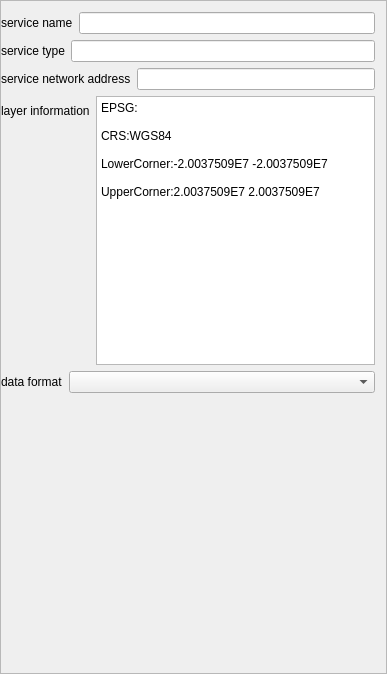
<?xml version="1.0" encoding="UTF-8"?>
<ui version="4.0">
 <class>CGxOGCLayerProWindow</class>
 <widget class="QWidget" name="CGxOGCLayerProWindow">
  <property name="geometry">
   <rect>
    <x>0</x>
    <y>0</y>
    <width>387</width>
    <height>674</height>
   </rect>
  </property>
  <property name="windowTitle">
   <string>CGxOGCLayerProWindow</string>
  </property>
  <layout class="QVBoxLayout" name="verticalLayout_3">
   <property name="margin">
    <number>0</number>
   </property>
   <item>
    <widget class="QScrollArea" name="scrollArea">
     <property name="widgetResizable">
      <bool>true</bool>
     </property>
     <widget class="QWidget" name="scrollAreaWidgetContents">
      <property name="geometry">
       <rect>
        <x>0</x>
        <y>0</y>
        <width>385</width>
        <height>672</height>
       </rect>
      </property>
      <layout class="QVBoxLayout" name="verticalLayout_2">
       <property name="leftMargin">
        <number>0</number>
       </property>
       <item>
        <layout class="QHBoxLayout" name="horizontalLayout">
         <item>
          <widget class="QLabel" name="label">
           <property name="text">
            <string>service name</string>
           </property>
          </widget>
         </item>
         <item>
          <widget class="QLineEdit" name="pServerNameEdit">
           <property name="enabled">
            <bool>true</bool>
           </property>
           <property name="contextMenuPolicy">
            <enum>Qt::NoContextMenu</enum>
           </property>
           <property name="readOnly">
            <bool>true</bool>
           </property>
          </widget>
         </item>
        </layout>
       </item>
       <item>
        <layout class="QHBoxLayout" name="horizontalLayout_2">
         <item>
          <widget class="QLabel" name="label_3">
           <property name="text">
            <string>service type</string>
           </property>
          </widget>
         </item>
         <item>
          <widget class="QLineEdit" name="pServerTypeEdit">
           <property name="enabled">
            <bool>true</bool>
           </property>
           <property name="contextMenuPolicy">
            <enum>Qt::NoContextMenu</enum>
           </property>
           <property name="readOnly">
            <bool>true</bool>
           </property>
          </widget>
         </item>
        </layout>
       </item>
       <item>
        <layout class="QHBoxLayout" name="horizontalLayout_3">
         <item>
          <widget class="QLabel" name="label_2">
           <property name="text">
            <string>service network address</string>
           </property>
          </widget>
         </item>
         <item>
          <widget class="QLineEdit" name="pServerWebsiteEdit">
           <property name="contextMenuPolicy">
            <enum>Qt::NoContextMenu</enum>
           </property>
           <property name="readOnly">
            <bool>true</bool>
           </property>
          </widget>
         </item>
        </layout>
       </item>
       <item>
        <layout class="QHBoxLayout" name="horizontalLayout_5">
         <item>
          <layout class="QVBoxLayout" name="verticalLayout">
           <item>
            <widget class="QLabel" name="label_4">
             <property name="minimumSize">
              <size>
               <width>0</width>
               <height>30</height>
              </size>
             </property>
             <property name="text">
              <string>layer information</string>
             </property>
            </widget>
           </item>
           <item>
            <spacer name="verticalSpacer">
             <property name="orientation">
              <enum>Qt::Vertical</enum>
             </property>
             <property name="sizeHint" stdset="0">
              <size>
               <width>20</width>
               <height>40</height>
              </size>
             </property>
            </spacer>
           </item>
          </layout>
         </item>
         <item>
          <widget class="QTextEdit" name="pLayerInfoEdit">
           <property name="minimumSize">
            <size>
             <width>0</width>
             <height>100</height>
            </size>
           </property>
           <property name="contextMenuPolicy">
            <enum>Qt::NoContextMenu</enum>
           </property>
           <property name="readOnly">
            <bool>true</bool>
           </property>
           <property name="html">
            <string>&lt;!DOCTYPE HTML PUBLIC &quot;-//W3C//DTD HTML 4.0//EN&quot; &quot;http://www.w3.org/TR/REC-html40/strict.dtd&quot;&gt;
&lt;html&gt;&lt;head&gt;&lt;meta name=&quot;qrichtext&quot; content=&quot;1&quot; /&gt;&lt;style type=&quot;text/css&quot;&gt;
p, li { white-space: pre-wrap; }
&lt;/style&gt;&lt;/head&gt;&lt;body style=&quot; font-family:'SimSun'; font-size:9pt; font-weight:400; font-style:normal;&quot;&gt;
&lt;p style=&quot; margin-top:0px; margin-bottom:0px; margin-left:0px; margin-right:0px; -qt-block-indent:0; text-indent:0px;&quot;&gt;EPSG: &lt;/p&gt;
&lt;p style=&quot;-qt-paragraph-type:empty; margin-top:0px; margin-bottom:0px; margin-left:0px; margin-right:0px; -qt-block-indent:0; text-indent:0px;&quot;&gt;&lt;br /&gt;&lt;/p&gt;
&lt;p style=&quot; margin-top:0px; margin-bottom:0px; margin-left:0px; margin-right:0px; -qt-block-indent:0; text-indent:0px;&quot;&gt;CRS:WGS84&lt;/p&gt;
&lt;p style=&quot;-qt-paragraph-type:empty; margin-top:0px; margin-bottom:0px; margin-left:0px; margin-right:0px; -qt-block-indent:0; text-indent:0px;&quot;&gt;&lt;br /&gt;&lt;/p&gt;
&lt;p style=&quot; margin-top:0px; margin-bottom:0px; margin-left:0px; margin-right:0px; -qt-block-indent:0; text-indent:0px;&quot;&gt;LowerCorner:-2.0037509E7 -2.0037509E7&lt;/p&gt;
&lt;p style=&quot;-qt-paragraph-type:empty; margin-top:0px; margin-bottom:0px; margin-left:0px; margin-right:0px; -qt-block-indent:0; text-indent:0px;&quot;&gt;&lt;br /&gt;&lt;/p&gt;
&lt;p style=&quot; margin-top:0px; margin-bottom:0px; margin-left:0px; margin-right:0px; -qt-block-indent:0; text-indent:0px;&quot;&gt;UpperCorner:2.0037509E7 2.0037509E7&lt;/p&gt;&lt;/body&gt;&lt;/html&gt;</string>
           </property>
          </widget>
         </item>
        </layout>
       </item>
       <item>
        <layout class="QHBoxLayout" name="horizontalLayout_4" stretch="0,1">
         <item>
          <widget class="QLabel" name="label_dataFormat">
           <property name="text">
            <string>data format</string>
           </property>
          </widget>
         </item>
         <item>
          <widget class="QComboBox" name="pDataFormatBBox"/>
         </item>
        </layout>
       </item>
       <item>
        <spacer name="verticalSpacer_2">
         <property name="orientation">
          <enum>Qt::Vertical</enum>
         </property>
         <property name="sizeHint" stdset="0">
          <size>
           <width>20</width>
           <height>154</height>
          </size>
         </property>
        </spacer>
       </item>
      </layout>
     </widget>
    </widget>
   </item>
  </layout>
 </widget>
 <layoutdefault spacing="6" margin="11"/>
 <resources/>
 <connections/>
</ui>
